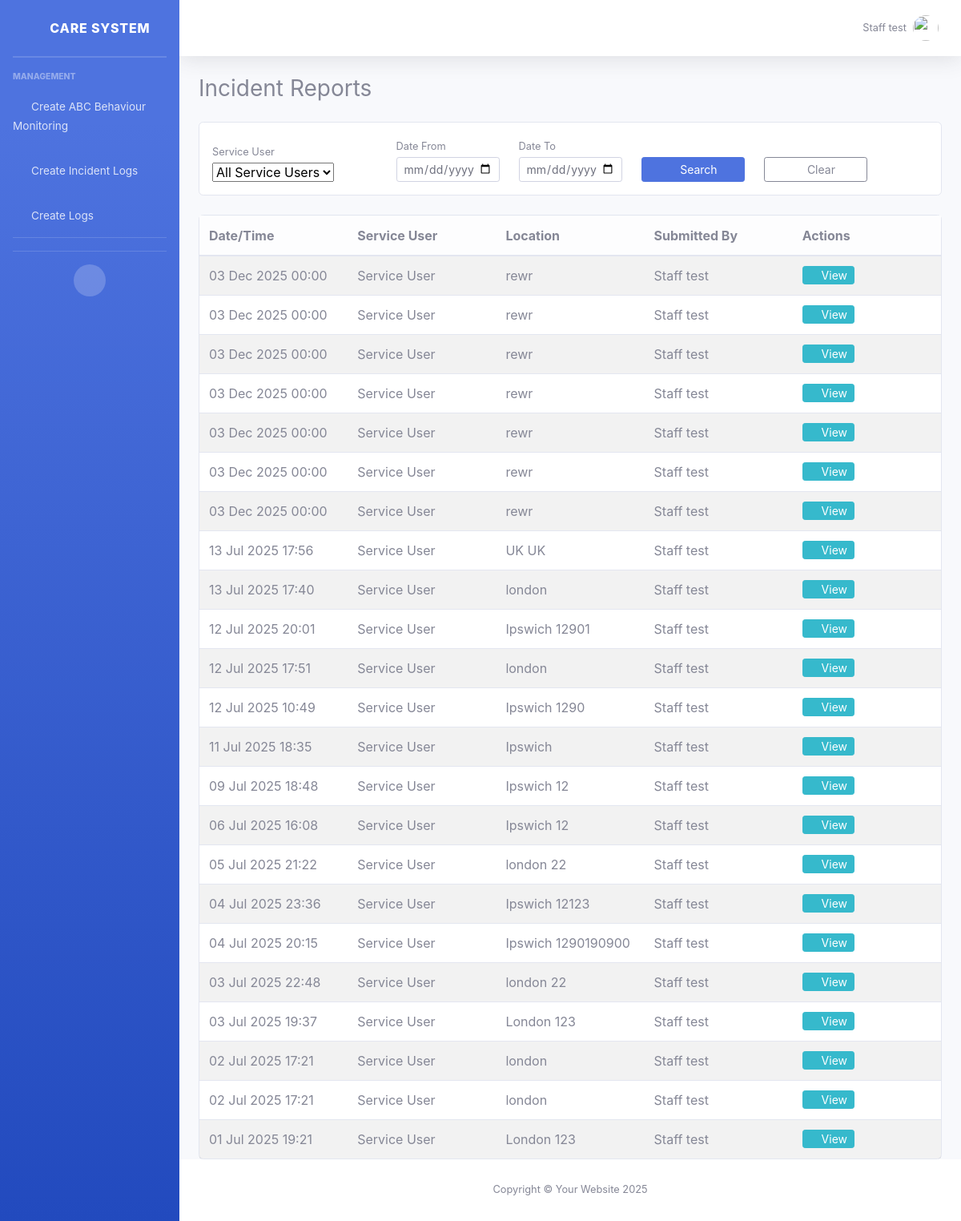
The app's page /incident-reports/ (signed in) with its own data.
### core/models.py (models this page shows, shortened)
class CustomUser(AbstractBaseUser, PermissionsMixin):
    STAFF = 'staff'
    TEAM_LEAD = 'team_lead'
    Manager = 'manager'
    ROLE_CHOICES = [
        (Manager, 'Manager'),
        (STAFF, 'Staff'),
        (TEAM_LEAD, 'Team Lead'),
    ]
    image = models.ImageField(upload_to='staff/', blank=True, null=True)
    phone = models.CharField(max_length=20, blank=True, null=True)
    address = models.TextField(blank=True, null=True)
    additional_info = models.TextField(blank=True, null=True)
    role = models.CharField(max_length=20, choices=ROLE_CHOICES, default=STAFF)
    carehome = models.ForeignKey('CareHome', on_delete=models.SET_NULL, null=True, blank=True)
    last_active = models.DateTimeField(null=True, blank=True)
    email = models.EmailField(unique=True)
    first_name = models.CharField(max_length=30, blank=True)
    last_name = models.CharField(max_length=150, blank=True)
    is_staff = models.BooleanField(default=False)
    is_active = models.BooleanField(default=True)
    date_joined = models.DateTimeField(default=timezone.now)
    USERNAME_FIELD = 'email'
    REQUIRED_FIELDS = ['first_name', 'last_name']
    objects = CustomUserManager()
    def get_full_name(self):
        full_name = f"{self.first_name} {self.last_name}".strip()
        return full_name if full_name else self.email
    class Meta:
        verbose_name = 'User'
        verbose_name_plural = 'Users'

class IncidentReport(models.Model):
    staff = models.ForeignKey(settings.AUTH_USER_MODEL, on_delete=models.CASCADE, null=True, blank=True)
    service_user = models.ForeignKey('ServiceUser', on_delete=models.CASCADE)
    carehome = models.ForeignKey('CareHome', on_delete=models.CASCADE, null=True, blank=True)
    incident_datetime = models.DateTimeField()
    location = models.CharField(max_length=255)
    dob = models.DateField()
    staff_involved = models.CharField(max_length=255)
    prior_description = models.TextField()
    incident_description = models.TextField()
    user_response = models.TextField()
    contacted_manager = models.BooleanField(default=False)
    manager_contact_date = models.DateTimeField(null=True, blank=True)
    manager_contact_comment = models.TextField(blank=True)
    contacted_police = models.BooleanField(default=False)
    police_contact_date = models.DateTimeField(null=True, blank=True)
    police_contact_comment = models.TextField(blank=True)
    contacted_paramedics = models.BooleanField(default=False)
    paramedics_contact_date = models.DateTimeField(null=True, blank=True)
    paramedics_contact_comment = models.TextField(blank=True)
    contacted_other = models.BooleanField(default=False)
    other_contact_name = models.CharField(max_length=255, blank=True)
    other_contact_date = models.DateTimeField(null=True, blank=True)
    other_contact_comment = models.TextField(blank=True)
    prn_administered = models.BooleanField(default=False)
    prn_by_whom = models.CharField(max_length=255, blank=True)
    injuries_detail = models.TextField(blank=True)
    property_damage = models.TextField(blank=True)
    image1 = models.ImageField(upload_to='incident_images/', blank=True, null=True)
    image2 = models.ImageField(upload_to='incident_images/', blank=True, null=True)
    image3 = models.ImageField(upload_to='incident_images/', blank=True, null=True)
    pdf_file = models.FileField(upload_to='incident_reports/', blank=True, null=True)

class ServiceUser(models.Model):
    carehome = models.ForeignKey(CareHome, on_delete=models.CASCADE,related_name='service_users')
    image = models.ImageField(upload_to='service_users/', blank=True, null=True)
    first_name = models.CharField(max_length=100)
    last_name = models.CharField(max_length=100)
    phone = models.CharField(
        max_length=20,
        validators=[
            RegexValidator(
                regex=r'^(\+44\s?7\d{3}|\(?07\d{3}\)?)\s?\d{3}\s?\d{3}$',
                message='Enter a valid UK phone number'
            )
        ]
    )
    email = models.EmailField(blank=True, null=True)
    emergency_contact = models.CharField(max_length=20)
    address = models.TextField()
    notes = models.TextField(blank=True, null=True)
    created_at = models.DateTimeField(auto_now_add=True)
    def __str__(self):
        return f"{self.first_name} {self.last_name}"

### core/views.py (the view)
# urls.py: path('incident-reports/', views.incident_report_list_view, name='incident_report_list'),
@login_required
def incident_report_list_view(request):
    user = request.user
    if user.is_superuser or user.role == 'manager':
        incidents = IncidentReport.objects.select_related('service_user')
    elif user.role == 'team_lead':
        incidents = IncidentReport.objects.filter(service_user__carehome=user.carehome)
    elif user.role == 'staff':
        incidents = IncidentReport.objects.filter(staff=user)
    else:
        incidents = IncidentReport.objects.none()
    service_user_id = request.GET.get('service_user')
    date_from = request.GET.get('date_from')
    date_to = request.GET.get('date_to')
    if service_user_id:
        incidents = incidents.filter(service_user_id=service_user_id)
    if date_from:
        try:
            date_from = datetime.strptime(date_from, '%Y-%m-%d').date()
            incidents = incidents.filter(incident_datetime__date__gte=date_from)
        except ValueError:
            pass
    if date_to:
        try:
            date_to = datetime.strptime(date_to, '%Y-%m-%d').date()
            incidents = incidents.filter(incident_datetime__date__lte=date_to)
        except ValueError:
            pass
    incidents = incidents.order_by('-incident_datetime')
    service_users = ServiceUser.objects.filter(
        id__in=incidents.values_list('service_user', flat=True).distinct()
    ).order_by('first_name')
    for incident in incidents:
        incident.has_images = any([
            incident.image1,
            incident.image2,
            incident.image3
        ])
    return render(request, 'forms/incident_report_list.html', {
        'incidents': incidents,
        'service_users': service_users,
        'search_params': request.GET
    })

### core/core/templates/forms/incident_report_list.html (shortened to what this page needs)
{% extends "core/base.html" %}
{% block content %}
<div class="d-flex justify-content-between align-items-center mb-4">
    <h1 class="h3 mb-0">Incident Reports</h1>
</div>
<div class="card mb-4">
    <div class="card-body p-3">
        <form method="get" class="row g-2 align-items-end">
            <div class="col-md-3">
                <label for="service_user" class="form-label small mb-1">Service User</label>
                <select name="service_user" id="service_user" class="form-select form-select-sm">
                    <option value="">All Service Users</option>
                </select>
            </div>
           <div class="col-md-2">
    <label for="date_from" class="form-label small mb-1">Date From</label>
    <input type="date" name="date_from" id="date_from" class="form-control form-control-sm"
           value="{{ search_params.date_from }}">
</div>
<div class="col-md-2">
    <label for="date_to" class="form-label small mb-1">Date To</label>
    <input type="date" name="date_to" id="date_to" class="form-control form-control-sm"
           value="{{ search_params.date_to }}">
</div>
            <div class="col-md-2">
                <button type="submit" class="btn btn-primary btn-sm w-100">
                    <i class="fas fa-search me-1"></i> Search
                </button>
            </div>
            <div class="col-md-2">
                <a href="{% url 'incident_report_list' %}" class="btn btn-outline-secondary btn-sm w-100">
                    <i class="fas fa-times me-1"></i> Clear
                </a>
            </div>
        </form>
    </div>
</div>
<div class="card">
    <div class="card-body p-0">
        <div class="table-responsive">
            <table class="table table-striped table-hover mb-0">
                <thead class="table-light">
                <tr>
                    <th width="20%">Date/Time</th>
                    <th width="20%">Service User</th>
                    <th width="20%">Location</th>
                    <th width="20%">Submitted By</th>
                    <th width="20%">Actions</th>
                </tr>
                </thead>
                <tbody>
                {% for incident in incidents %}
                <tr>
                    <td>{{ incident.incident_datetime|date:"d M Y H:i" }}</td>
                    <td>{{ incident.service_user }}</td>
                    <td>{{ incident.location }}</td>
                    <td>{{ incident.staff.get_full_name }}</td>
                    <td>
                        <div class="d-flex gap-1">
                            <a href="{% url 'view_incident_report' incident.id %}"
                               class="btn btn-info btn-sm py-0 px-2">
                                <i class="fas fa-eye"></i> View
                            </a>
                        </div>
                    </td>
                </tr>
                {% empty %}
                <tr>
                    <td colspan="5" class="text-center py-4">No incident reports found</td>
                </tr>
                {% endfor %}
                </tbody>
            </table>
        </div>
    </div>
</div>
{% endblock %}

### core/core/templates/core/topbar.html (shortened to what this page needs)
{% load static %}
<nav class="navbar navbar-expand navbar-light bg-white topbar mb-4 static-top shadow">
    <ul class="navbar-nav ml-auto">
        <li class="nav-item dropdown no-arrow">
            <a class="nav-link dropdown-toggle" href="#" id="userDropdown" role="button"
                data-toggle="dropdown" aria-haspopup="true" aria-expanded="false">
                <span class="mr-2 d-none d-lg-inline text-gray-600 small">
                    {{ request.user.get_full_name|default:request.user.email }}
                </span>
                {% if request.user.profile_picture %}
                <img class="img-profile rounded-circle" src="{{ request.user.profile_picture.url }}">
                {% else %}
                <img class="img-profile rounded-circle" src="{% static 'img/undraw_profile.svg' %}">
                {% endif %}
            </a>
        </li>
    </ul>
</nav>

### records on screen
CustomUser: user.get_full_name "Staff test"
IncidentReport: incident_datetime "03 Dec 2025 00:00", service_user "Service User", location "rewr", staff.get_full_name "Staff test"
IncidentReport: incident_datetime "03 Dec 2025 00:00", service_user "Service User", location "rewr", staff.get_full_name "Staff test"
IncidentReport: incident_datetime "03 Dec 2025 00:00", service_user "Service User", location "rewr", staff.get_full_name "Staff test"
IncidentReport: incident_datetime "03 Dec 2025 00:00", service_user "Service User", location "rewr", staff.get_full_name "Staff test"
IncidentReport: incident_datetime "03 Dec 2025 00:00", service_user "Service User", location "rewr", staff.get_full_name "Staff test"
IncidentReport: incident_datetime "03 Dec 2025 00:00", service_user "Service User", location "rewr", staff.get_full_name "Staff test"
IncidentReport: incident_datetime "03 Dec 2025 00:00", service_user "Service User", location "rewr", staff.get_full_name "Staff test"
IncidentReport: incident_datetime "13 Jul 2025 17:56", service_user "Service User", location "UK UK", staff.get_full_name "Staff test"
IncidentReport: incident_datetime "13 Jul 2025 17:40", service_user "Service User", location "london", staff.get_full_name "Staff test"
IncidentReport: incident_datetime "12 Jul 2025 20:01", service_user "Service User", location "Ipswich 12901", staff.get_full_name "Staff test"
IncidentReport: incident_datetime "12 Jul 2025 17:51", service_user "Service User", location "london", staff.get_full_name "Staff test"
IncidentReport: incident_datetime "12 Jul 2025 10:49", service_user "Service User", location "Ipswich 1290", staff.get_full_name "Staff test"
IncidentReport: incident_datetime "11 Jul 2025 18:35", service_user "Service User", location "Ipswich", staff.get_full_name "Staff test"
IncidentReport: incident_datetime "09 Jul 2025 18:48", service_user "Service User", location "Ipswich 12", staff.get_full_name "Staff test"
IncidentReport: incident_datetime "06 Jul 2025 16:08", service_user "Service User", location "Ipswich 12", staff.get_full_name "Staff test"
IncidentReport: incident_datetime "05 Jul 2025 21:22", service_user "Service User", location "london 22", staff.get_full_name "Staff test"
IncidentReport: incident_datetime "04 Jul 2025 23:36", service_user "Service User", location "Ipswich 12123", staff.get_full_name "Staff test"
IncidentReport: incident_datetime "04 Jul 2025 20:15", service_user "Service User", location "Ipswich 1290190900", staff.get_full_name "Staff test"
IncidentReport: incident_datetime "03 Jul 2025 22:48", service_user "Service User", location "london 22", staff.get_full_name "Staff test"
IncidentReport: incident_datetime "03 Jul 2025 19:37", service_user "Service User", location "London 123", staff.get_full_name "Staff test"
IncidentReport: incident_datetime "02 Jul 2025 17:21", service_user "Service User", location "london", staff.get_full_name "Staff test"
IncidentReport: incident_datetime "02 Jul 2025 17:21", service_user "Service User", location "london", staff.get_full_name "Staff test"
IncidentReport: incident_datetime "01 Jul 2025 19:21", service_user "Service User", location "London 123", staff.get_full_name "Staff test"
